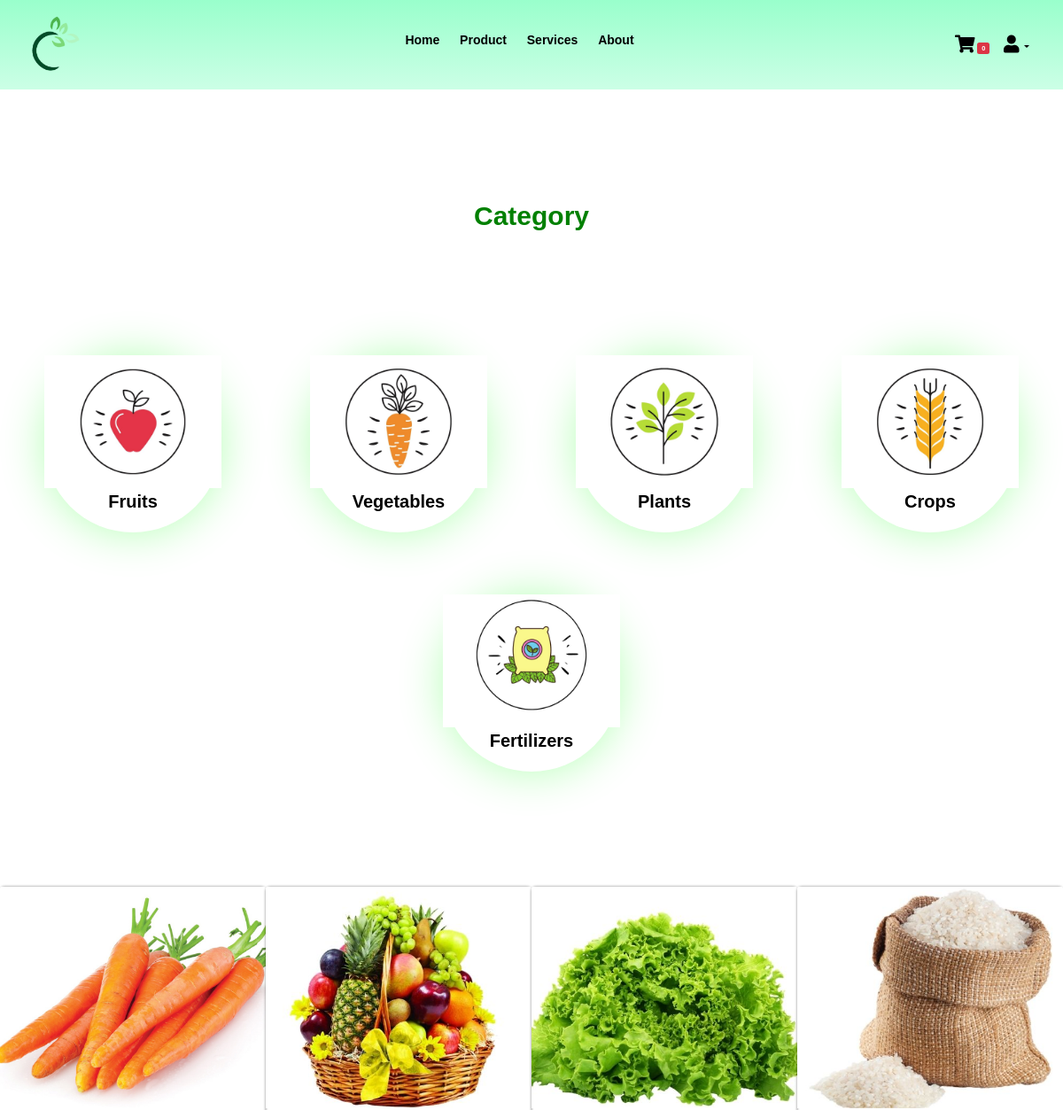
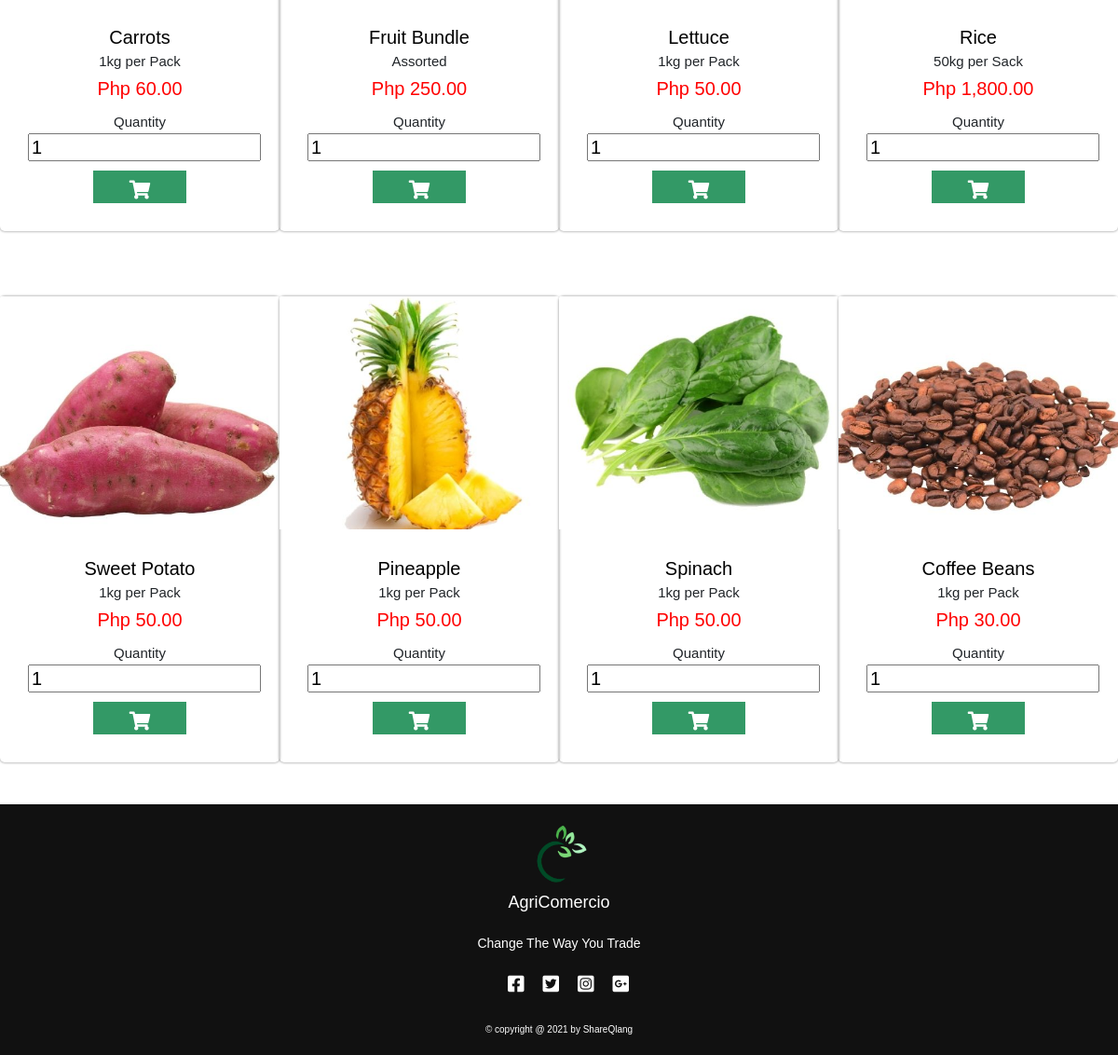
The page /product.php on the database its author committed (2 pictures, top to bottom).
### tables this page shows
CREATE TABLE `items` (
  `item_id` int(11) NOT NULL,
  `item_name` varchar(128) NOT NULL,
  `cat_id` int(11) NOT NULL,
  `item_desc` varchar(255) NOT NULL,
  `item_status` varchar(20) NOT NULL COMMENT 'A for Available, NA for unavailable',
  `item_price` int(11) NOT NULL,
  `seller_id` int(11) NOT NULL,
  `item_img` varchar(128) NOT NULL
);

### product.php (the view, shortened to what this page needs)
<?php
include_once "includes/db_conn.php";
 ?>
<!DOCTYPE html>
<html lang="en">
<head>
    <link rel="stylesheet" href="css/bootstrap.min.css">
    <link rel="stylesheet" href="css/style.css">
    <link rel="stylesheet" href="css/fontawesome.css">
    <link rel="stylesheet" href="https://cdnjs.cloudflare.com/ajax/libs/font-awesome/5.15.2/css/all.min.css">
</head>
<body>
    <header id="header">
        <div class="right">
            <img clas ="logo" src="img/logo1.png" alt="" width="70px" height="70px">
        </div>
        <div class="nav-bar">
            <ul>
            <li><a href="index.php">Home</a></li>
            <li><a href="product.php">Product</a></li>
            <li><a href="services.php">Services</a></li>
            <li><a href="about.php">About</a></li>
            </ul>
        </div>
        <div class="left">
        <div class="dropdown">
            <a href="cart.php"><div class="fas fa-shopping-cart"></div>
            <?php
                        $sql_cart_count = "SELECT COUNT(*) cartcount FROM `cart` WHERE status = 'P' AND user_id = ?;";
                        $stmt=mysqli_stmt_init($conn);
                    if (!mysqli_stmt_prepare($stmt, $sql_cart_count)){
                        header("location: index.php?error=stmtfailed");
                        exit();
                    }
                        mysqli_stmt_bind_param($stmt, "s" ,$_SESSION['userid']);
                        mysqli_stmt_execute($stmt);
                        $resultData = mysqli_stmt_get_result($stmt);
                        if($row = mysqli_fetch_assoc($resultData)){ ?>
                            <span class="badge bg-danger"><?php echo $row['cartcount']; ?></span>
                        <?php }
                        ?>
            </a>
                <button class="dropdown-toggle" type="button" id="dropdownMenu2" data-bs-toggle="dropdown" aria-expanded="false">
                <div class="fas fa-user"></div>
                </button>
        </div>
        </div>
    </header>
 <section id="product-category">
    <div class="heading-two">Category</div>
    <div class="category-cont">
        <div class="category-slider">
            <div class="category-card">
                <div class="category-img">
                    <img src="img/c1.jpg" alt="">
                </div>
                <div class="content-cat">
                <a href="category/fruits.php">Fruits</a>
                </div>
            </div>
            <div class="category-card">
                <div class="category-img">
                    <img src="img/c2.jpg" alt="">
                </div>
                <div class="content-cat">
                <a href="category/vegetable.php">Vegetables</a>
                </div>
            </div>
            <div class="category-card">
                <div class="category-img">
                    <img src="img/c3.jpg" alt="">
                </div>
                <div class="content-cat">
                <a href="category/plants.php">Plants</a>
                </div>
            </div>
            <div class="category-card">
                <div class="category-img">
                    <img src="img/c4.jpg" alt="">
                </div>
                <div class="content-cat">
                <a href="category/crops.php">Crops</a>
                </div>
            </div>
            <div class="category-card">
                <div class="category-img">
                    <img src="img/c5.jpg" alt="">
                </div>
                <div class="content-cat">
                <a href="category/ferti.php">Fertilizers</a>
                </div>
            </div>
        </div>
    </div>
 </section>
<?php
        $sql="SELECT i.item_id,
                    i.item_img,
                    i.item_name,
                    i.item_desc,
                    i.item_status,
                    c.cat_desc,
                    c.cat_img,
                    i.item_price
                    FROM items i
                    JOIN category c
                    ON i.cat_id = c.cat_id
                    WHERE i.item_id BETWEEN 5 AND 12;" ;
  $stmt=mysqli_stmt_init($conn);
  if (!mysqli_stmt_prepare($stmt, $sql)){
     echo "Statement Failed.";
     exit();
  }
   mysqli_stmt_execute($stmt);
   $resultData = mysqli_stmt_get_result($stmt);
   $arr=array();
   while($row = mysqli_fetch_assoc($resultData)){
       array_push($arr,$row);
   }
      ?>
<section id="product">
    <div class="product-container">
        <?php
        foreach($arr as $key => $val){
        ?>
        <div class="product-slider">
            <div class="product-card item">
                <div class="image">
                <img src="img/<?php echo $val['item_img'] ?>" alt="" class="card-img-top">
                </div>
                    <div class="content">
                        <h3><?php echo $val['item_name'] ?></h3>
                        <h4><?php echo $val['item_desc'] ?></h4>
                        <div class="price"><p> Php <?php echo number_format($val['item_price'],2)  ?></p>
                        </div>
                        <form action="includes/processorder.php" method= "GET">
                        <label for="Quantity">Quantity</label>
                        <input  type="number" value = "1" min="1" max="10" name="item_qty">
                        <button type="submit" class = "btn-addcart">
                        <i class="fas fa-shopping-cart" ></i>
                        </button>
                        </form>
                    </div>
            </div>
        </div>
                    <?php
                        }
                        ?>
    </div>
</section>
<section id="footer">
   <div class="footer-content">
   <img clas ="logo" src="img/logo1.png" alt="" width="70px" height="70px">
       <h3>AgriComercio</h3>
       <p>Change The Way You Trade</p>
       <ul class="socials">
       <li><a href=""><i class="fab fa-facebook-square"></i></a></li>
       <li><a href=""><i class="fab fa-twitter-square"></i></a></li>
       <li><a href=""><i class="fab fa-instagram-square"></i></a></li>
       <li><a href=""><i class="fab fa-google-plus-square"></i></a></li>
       </ul>
   </div>
    <div class="credit text-center">&#169; copyright @ 2021 by ShareQlang</div>
</section>
</body>
</html>

### css/style.css (style rules this page uses)
* { margin: 0; box-sizing: border-box; transition: all .2s linear; font-family: 'Exo 2', sans-serif ; }
html { font-size: 62.5%; scroll-behavior: smooth; }
body { overflow-x: hidden; }
#header { display: flex; align-items: center; justify-content: space-between; padding: 1.5rem 2.5rem; color: black; background-image:linear-gradient(#99ffcc,#ccffe6) ; }
.fa-user { font-size: 2rem; cursor: pointer; color: #000000; }
.fa-shopping-cart { font-size: 2rem; cursor: pointer; color: #000000; }
#footer { background: #111; height: auto; padding: 2rem 0; width: 100vw; text-align-last: center; color: white; }
.footer-content { display: flex; align-items: center; justify-content: center; flex-direction: column; text-align: center; }
.footer-content h3 { font-size: 1.8rem; font-weight: 400; line-height: 3rem; }
.footer-content p { margin: 10px auto; line-height: 28px; font-size: 14px; }
.socials { list-style: none; display: flex; align-items: center; justify-content: center; margin: 1rem 0 3rem 0; }
.socials li { margin: 0 10px; }
.socials a { text-decoration: none; color: white; }
.socials a i { font-size: 2rem; transition: color .4s ease; }
.nav-bar { display: flex; align-items: center; padding: 20px; }
.nav-bar ul { display: inline-block; list-style-type: none; }
.nav-bar ul li { display: inline-block; margin-right: 20px; font-size: 14px }
a { text-decoration: none; font-weight: bolder; color: #000000; }
.heading-two { text-align: center; font-size: 3rem; padding-top: 5rem; margin: 5rem 0; position: relative; padding-top: 7rem; color: green; font-weight: bolder; }
.heading-two::after { background: white; }
.dropdown #dropdownMenu2 { background: none; border: none; outline: none; color: black; width: 5.5rem; }
.text-center { text-align-last: center; }
#product { display: flex; align-items: center; flex-flow: column; width: 100vw; }
.product-container { width:100% ; margin: 1rem; display: flex; align-items: center; flex-wrap: wrap; justify-content: space-around; }
.product-card { height: 50rem; width: 30rem; margin: 3.5rem auto; box-shadow: 0 0 .3rem rgba(0, 0, 0,.5); border-radius: 0.5rem; position: relative; }
.image { height: 50%; width: 100%; margin-top: 1rem; }
.image img { height: 100%; width: 100%; object-fit: cover; }
.content { padding: 3rem; height: 30%; width: 100%; text-align: center; }
.content h3 { font-size: 2rem; color: black; }
.price { font-size: 2rem; color: red; }
.content .btn-addcart { height: 3.5rem; width: 10rem; background: #339966; text-align:center; font-size: 2rem; text-decoration:none; border: none; margin-top: 1rem; line-height: 4rem; outline: none; }
.content .btn-addcart i { color: white; }
.content input { height: 3rem; width: 25rem; align-items: center; font-size: 2rem; }
.content label { font-size: 1.5rem; }
#product-category { display: flex; align-items: center; justify-content: center; flex-flow: column; width: 100vw; }
.category-cont { width: 100%; margin: 5rem; }
.category-slider { display: flex; align-items: center; flex-wrap: wrap; justify-content: space-around; }
.category-card { height: 20rem; width: 20rem; margin: 3.5rem; box-shadow: 0 0 5rem rgba(0,255,0,0.3); border-radius: 10rem ; position: relative; }
.category-img { height: 75%; width: 100%; }
.category-img img { height: 100%; width: 100%; object-fit: cover; }
.content-cat { height: 25%; width: 100%; text-align: center; }
.content-cat a { font-size: 2rem; }

### rows shown on the page
items: item_img (picture), item_name "Carrots", item_desc "1kg per Pack", item_price "60.00"
items: item_img (picture), item_name "Fruit Bundle", item_desc "Assorted", item_price "250.00"
items: item_img (picture), item_name "Lettuce", item_desc "1kg per Pack", item_price "50.00"
items: item_img (picture), item_name "Rice", item_desc "50kg per Sack", item_price "1,800.00"
items: item_img (picture), item_name "Sweet Potato", item_desc "1kg per Pack", item_price "50.00"
items: item_img (picture), item_name "Pineapple", item_desc "1kg per Pack", item_price "50.00"
items: item_img (picture), item_name "Spinach", item_desc "1kg per Pack", item_price "50.00"
items: item_img (picture), item_name "Coffee Beans", item_desc "1kg per Pack", item_price "30.00"

### other values the page prints
$row['cartcount'] "0"
